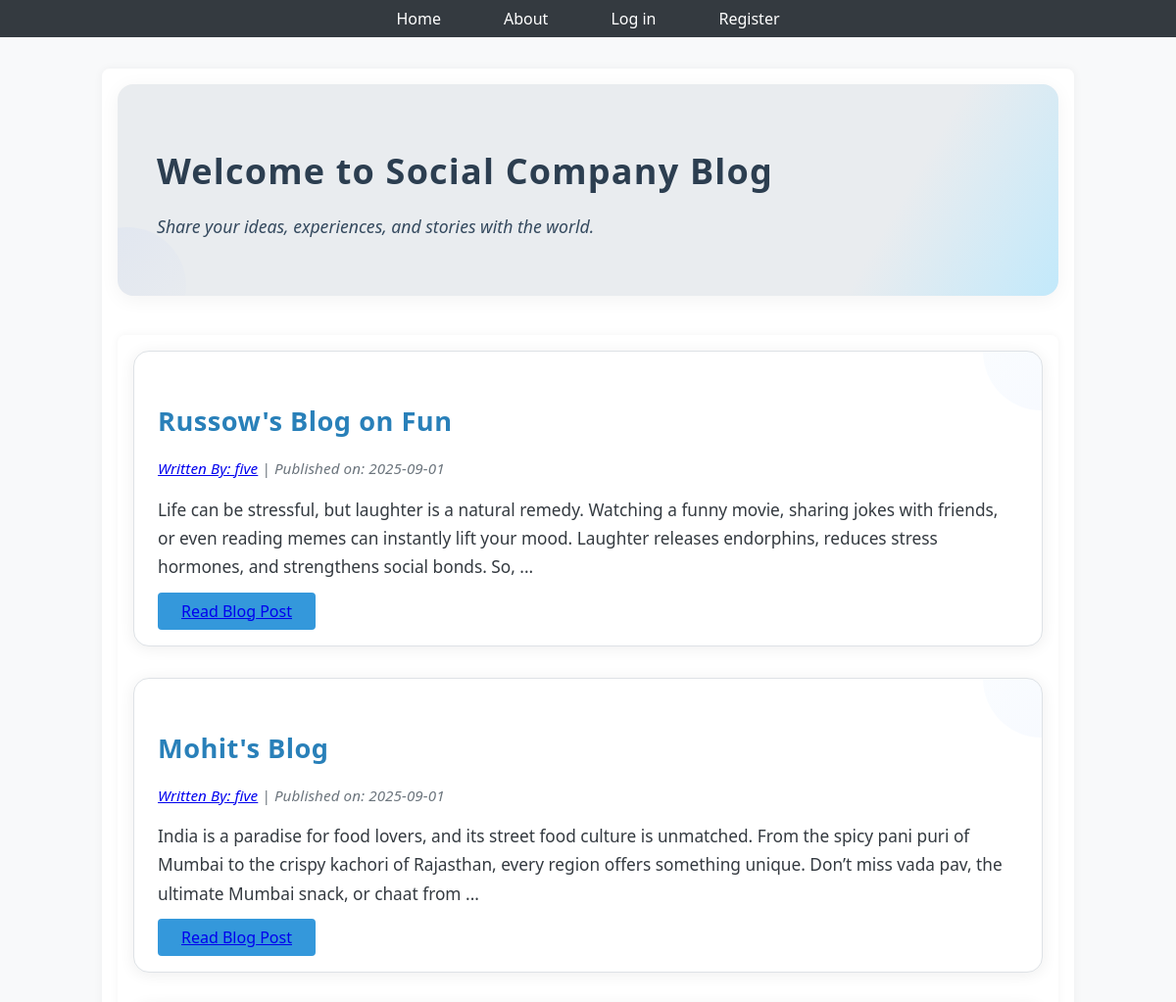
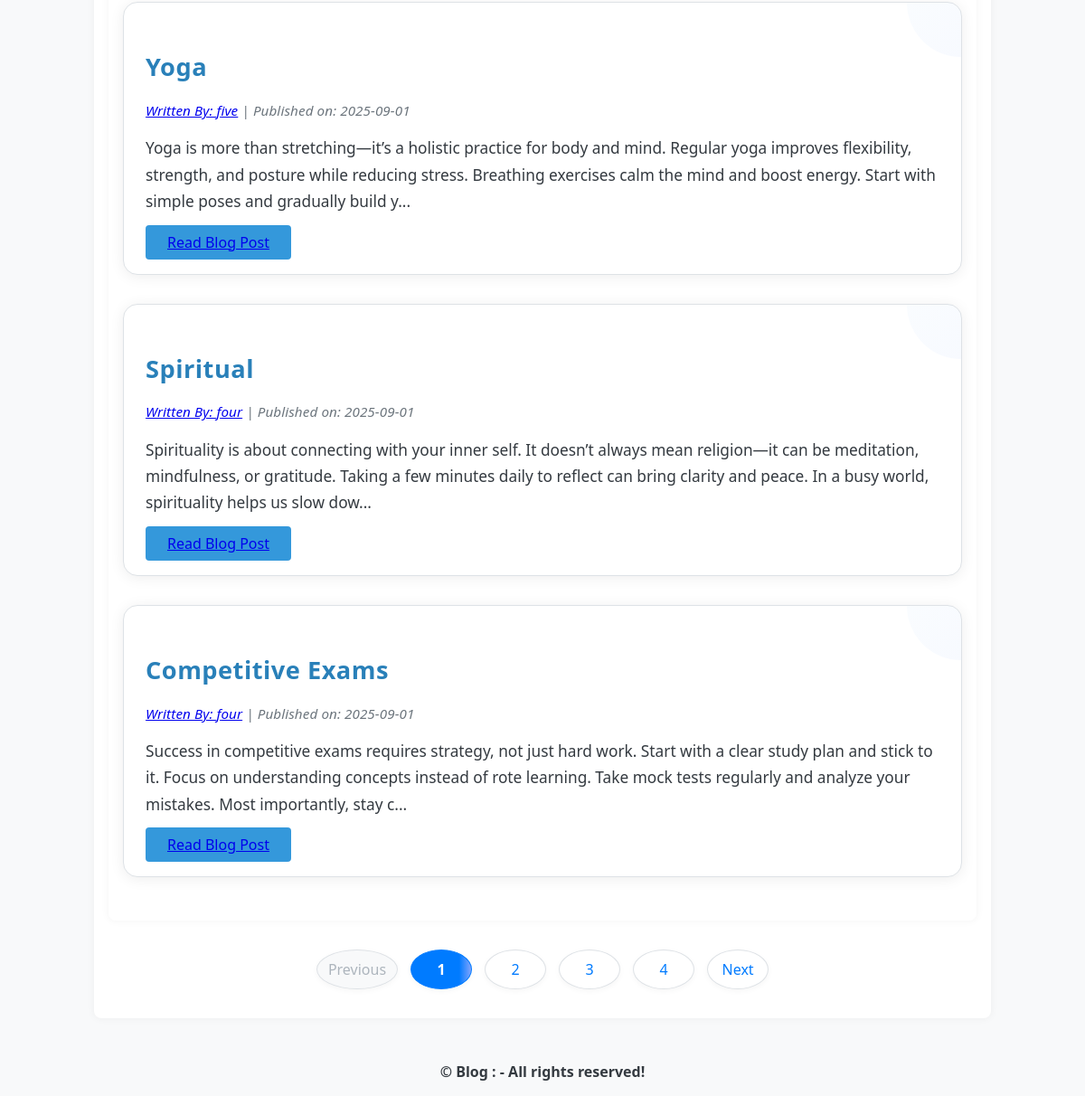
Before: / with the older database file (2 pictures, top to bottom).
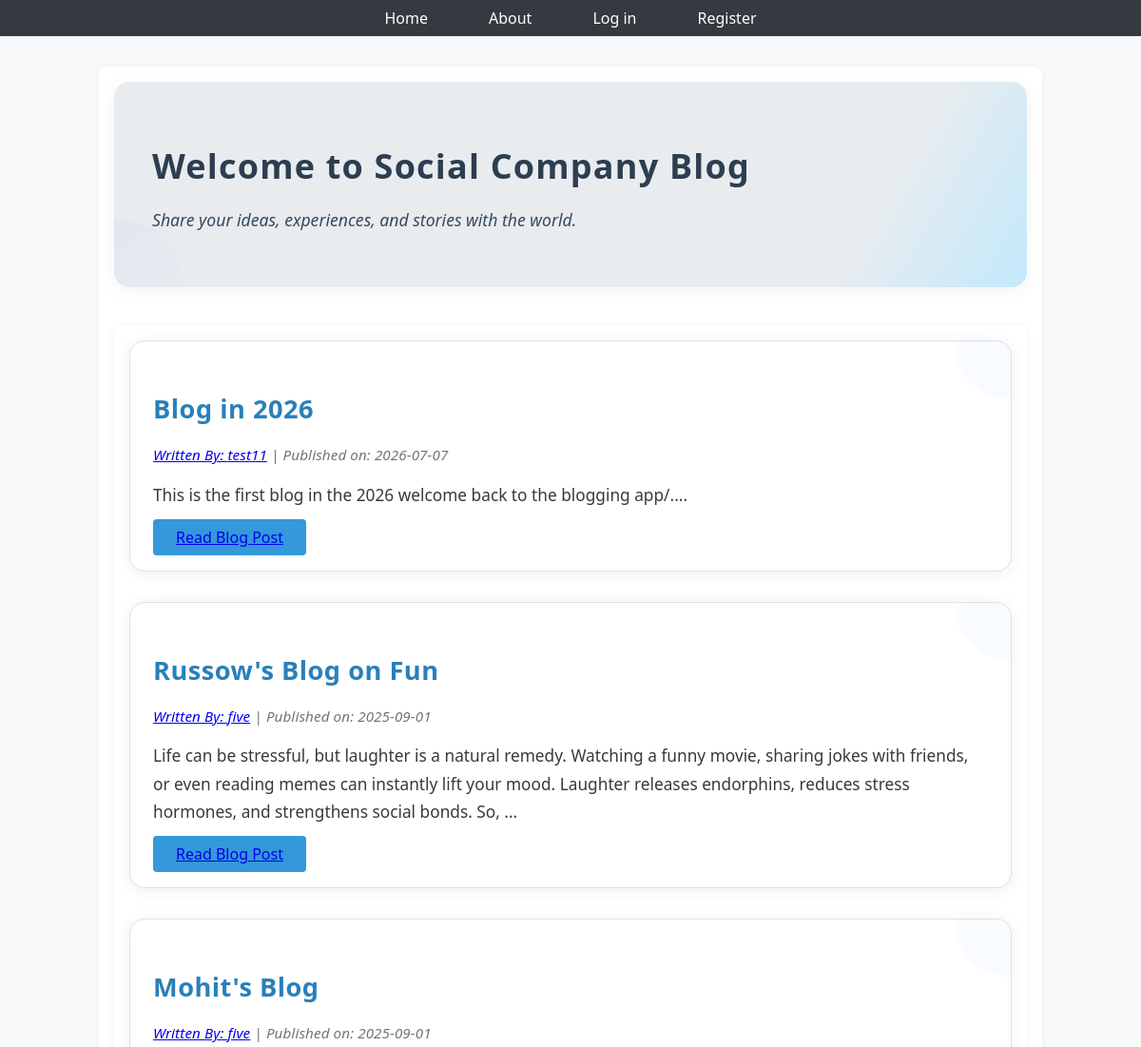
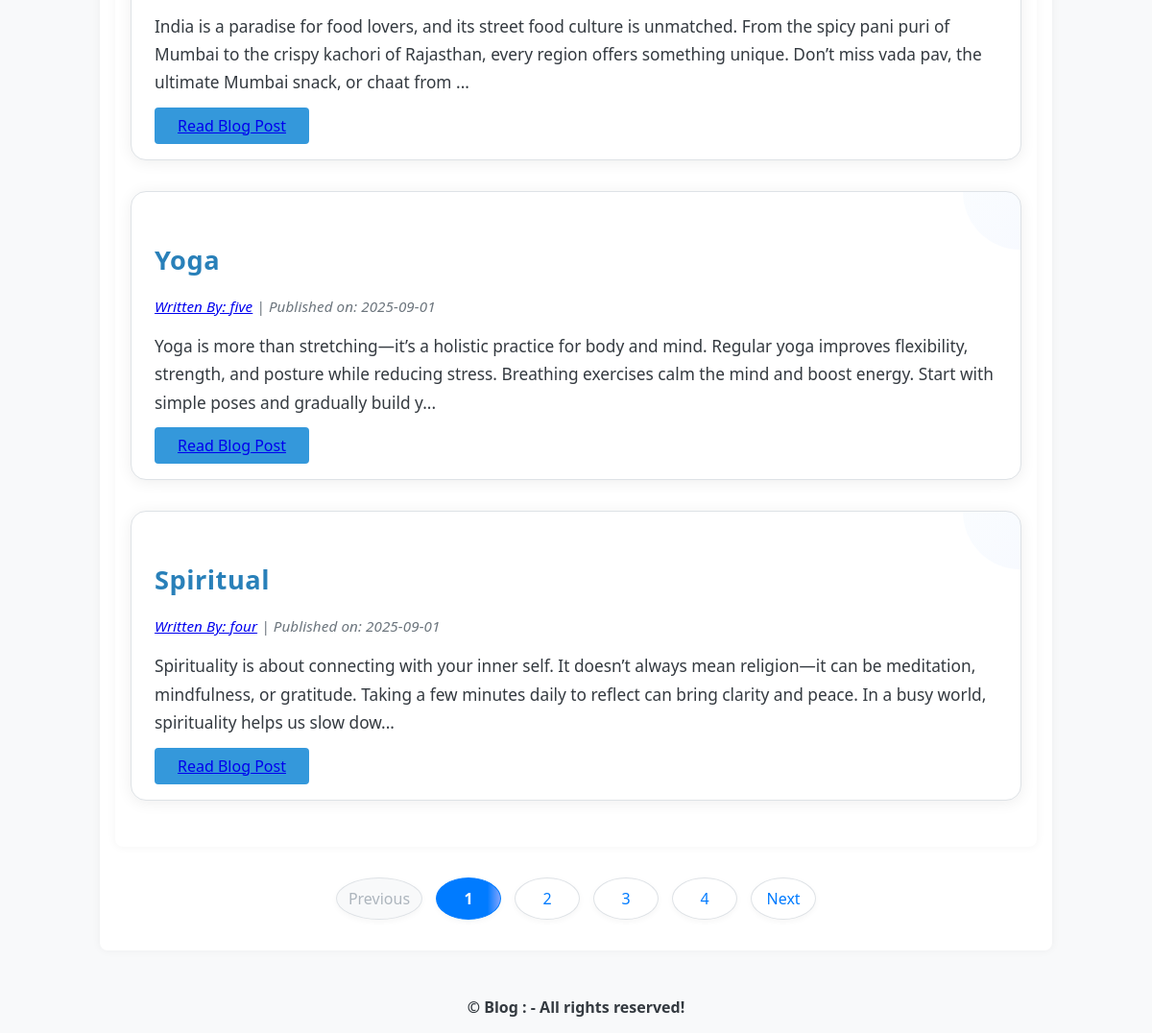
After: the same page with the newer database file (2 pictures, top to bottom).
### puppycompanyblog/models.py (models this page shows, shortened)
class BlogPost(db.Model):
    id = db.Column(db.Integer, primary_key=True)
    user_id = db.Column(db.Integer, db.ForeignKey('users.id'), nullable=False)
    date = db.Column(db.DateTime, nullable=False, default=datetime.utcnow)
    title = db.Column(db.String(140), nullable=False)
    text = db.Column(db.Text, nullable=False)

class User(db.Model, UserMixin):
    __tablename__ = 'users'
    id = db.Column(db.Integer, primary_key=True)
    profile_image = db.Column(db.String(64), nullable=False, default="default_profile.png")
    email = db.Column(db.String(64), index=True, unique=True)
    username = db.Column(db.String(64), index=True, unique=True)
    password_hash = db.Column(db.String(128))
    posts = db.relationship('BlogPost', backref='author', lazy=True)

### puppycompanyblog/core/views.py (the view)
@core.route("/", methods=["GET", "POST"])
def index():
    page=request.args.get('page',1,type=int)
    blog_posts=BlogPost.query.order_by(BlogPost.date.desc()).paginate(page=page,per_page=5)
    return render_template("index.html", blog_posts=blog_posts)

### puppycompanyblog/templates/index.html
{% extends "base.html" %}
{% block content %}
<div class="jumbotron text-center">
    <h1>Welcome to Social Company Blog</h1>
    <p class="lead">Share your ideas, experiences, and stories with the world.</p>
</div>
<div class="container">
    {% if blog_posts.items %}
        {% for post in blog_posts.items %}
            <div class="blog-card">
                <h2>
                    <a class="blog-title" href="{{ url_for('blog_posts.blog_post', blog_post_id=post.id) }}">{{ post.title }}</a>
                </h2>
                <p class="blog-meta">
                    <a href="{{ url_for('users.user_posts', username=post.author.username) }}">Written By: {{ post.author.username }}</a> |
                    Published on: {{ post.date.strftime('%Y-%m-%d') }}
                </p>
                <p class="blog-excerpt">{{ post.text[:250] }}...</p>
                <a class="btn btn-primary" href="{{ url_for('blog_posts.blog_post', blog_post_id=post.id) }}">Read Blog Post</a>
            </div>
        {% endfor %}
    {% else %}
        <p>No blog posts found.</p>
    {% endif %}
</div>
<nav aria-label="Page navigation">
    <ul class="pagination justify-content-center mt-4 custom-pagination">
        <li class="page-item {% if not blog_posts.has_prev %}disabled{% endif %}">
            <a class="page-link" href="{{ url_for('core.index', page=blog_posts.prev_num) if blog_posts.has_prev else '#' }}">
                Previous
            </a>
        </li>
        {% for page_num in blog_posts.iter_pages(left_edge=1, right_edge=1, left_current=2, right_current=2) %}
            {% if page_num %}
                <li class="page-item {% if page_num == blog_posts.page %}active{% endif %}">
                    <a class="page-link" href="{{ url_for('core.index', page=page_num) }}">{{ page_num }}</a>
                </li>
            {% else %}
                <li class="page-item disabled"><span class="page-link">…</span></li>
            {% endif %}
        {% endfor %}
        <li class="page-item {% if not blog_posts.has_next %}disabled{% endif %}">
            <a class="page-link" href="{{ url_for('core.index', page=blog_posts.next_num) if blog_posts.has_next else '#' }}">
                Next
            </a>
        </li>
    </ul>
</nav>
{% endblock %}

### puppycompanyblog/templates/base.html (shortened to what this page needs)
<!DOCTYPE html>
<html lang="en">
<head>
    <link rel="stylesheet" href="{{ url_for('static', filename='style/base.css') }}">
    <link rel="stylesheet" href="{{ url_for('static', filename='style/index.css') }}">
    <link rel="stylesheet" href="{{ url_for('static', filename='style/account.css') }}">
    <link rel="stylesheet" href="{{ url_for('static', filename='style/login.css') }}">
    <link rel="stylesheet" href="{{ url_for('static', filename='style/blog.css') }}">
</head>
<body>
<ul class="nav">
    <li class="nav-item">
        <a class="nav-link" href="{{ url_for('core.index') }}">Home</a>
    </li>
    <li class="nav-item">
        <a class="nav-link" href="{{ url_for('core.info') }}">About</a>
    </li>
    {% if current_user.is_authenticated %}
    <li class="nav-item">
        <a class="nav-link" href="{{ url_for('users.logout') }}">Log out</a>
    </li>
    <li class="nav-item">
        <a class="nav-link" href="{{ url_for('users.account') }}">Account</a>
    </li>
    <li class="nav-item">
        <a class="nav-link" href="{{ url_for('blog_posts.create_post') }}">Create Post</a>
    </li>
    {% else %}
    <li class="nav-item">
        <a class="nav-link" href="{{ url_for('users.login') }}">Log in</a>
    </li>
    <li class="nav-item">
        <a class="nav-link" href="{{ url_for('users.register') }}">Register</a>
    </li>
    {% endif %}
</ul>
<div class="container">
    {% block content %}
    {% endblock %}
</div>
<footer class="bg-light text-center text-lg-start mt-5">
    <div class="text-center p-3 font-weight-bold" style="background-color: #f8f9fa;">
        © {{ current_year }} <span class="text-primary"> Blog : {{title}}-</span> All rights reserved!
    </div>
</footer>
</body>
</html>

### puppycompanyblog/static/style/base.css (style rules this page uses)
body { font-family: 'Segoe UI', Tahoma, Geneva, Verdana, sans-serif; margin: 0; padding: 0; background-color: #f8f9fa; color: #212529; }
.nav { display: flex; justify-content: center; background-color: #343a40; padding: 0.5rem 0; list-style: none; margin: 0; }
.nav-item { margin: 0 1rem; }
.nav-link { color: #ffffff; text-decoration: none; padding: 0.5rem 1rem; transition: background-color 0.3s ease; }
.container { max-width: 960px; margin: 2rem auto; padding: 1rem; background-color: #ffffff; box-shadow: 0 0 10px rgba(0,0,0,0.05); border-radius: 8px; }

### puppycompanyblog/static/style/index.css (style rules this page uses)
.blog-card { background-color: #fff; border: 1px solid #dee2e6; border-radius: 16px; padding: 2rem 1.5rem 1.5rem 1.5rem; margin-bottom: 2rem; box-shadow: 0 2px 16px rgba(0, 0, 0, 0.07); transition: box-shadow 0.3s, transform 0.2s; position: relative; overflow: hidden; }
.blog-card::before { content: ''; position: absolute; top: -60px; right: -60px; width: 120px; height: 120px; background: linear-gradient(135deg, #c2e9fb 0%, #81a4fd 100%); opacity: 0.07; border-radius: 50%; z-index: 0; }
.blog-title { color: #007bff; text-decoration: none; font-size: 1.7rem; font-weight: 700; position: relative; z-index: 1; letter-spacing: 0.5px; transition: color 0.2s; }
.blog-meta { font-size: 0.95rem; color: #6c757d; margin-bottom: 1rem; font-style: italic; letter-spacing: 0.1px; z-index: 1; position: relative; }
.blog-excerpt { font-size: 1.08rem; color: #343a40; margin-bottom: 1.2rem; line-height: 1.7; z-index: 1; position: relative; }
.jumbotron { background: linear-gradient(120deg, #e9ecef 80%, #c2e9fb 100%); padding: 2.5rem 2rem; border-radius: 1rem; margin-bottom: 2.5rem; box-shadow: 0 2px 12px rgba(0,0,0,0.06); position: relative; overflow: hidden; }
.jumbotron::after { content: ''; position: absolute; left: -50px; bottom: -50px; width: 120px; height: 120px; background: linear-gradient(135deg, #81a4fd 0%, #e9ecef 100%); opacity: 0.09; border-radius: 50%; z-index: 0; }
.jumbotron h1 { font-size: 2.6rem; margin-bottom: 0.7rem; font-weight: 700; color: #007bff; letter-spacing: 1.2px; z-index: 1; position: relative; }
.jumbotron .lead { font-size: 1.25rem; color: #495057; font-style: italic; z-index: 1; position: relative; }
.custom-pagination { display: flex; gap: 10px; padding: 0; list-style: none; justify-content: center; align-items: center; }
.custom-pagination .page-item { display: flex; align-items: center; }
.custom-pagination .page-link { min-width: 42px; height: 42px; display: flex; justify-content: center; align-items: center; margin: 0 2px; padding: 0 12px; border-radius: 50%; border: 1.5px solid #dee2e6; background: #fff; color: #007bff; font-weight: 500; transition: background 0.2s, color 0.2s, border-color 0.2s; text-decoration: none; box-shadow: 0 2px 6px rgba(0,0,0,0.04); }
.custom-pagination .page-item.active .page-link { background: linear-gradient(90deg, #007bff 80%, #81a4fd 100%); color: #fff; border-color: #007bff; font-weight: 700; }
.custom-pagination .page-item.disabled .page-link { color: #adb5bd; background: #f8f9fa; cursor: not-allowed; border-color: #dee2e6; }

### puppycompanyblog/static/style/account.css (style rules this page uses)
.btn-primary { background-color: #007bff; border: none; padding: 0.5rem 1.5rem; font-size: 1rem; border-radius: 4px; cursor: pointer; }

### puppycompanyblog/static/style/blog.css (style rules this page uses)
.jumbotron { background-color: #ffffff; padding: 2.5rem; border-radius: 1rem; box-shadow: 0 4px 20px rgba(0, 0, 0, 0.05); }
.jumbotron h1 { font-size: 2.25rem; font-weight: 700; color: #2c3e50; margin-bottom: 1rem; }
.jumbotron p.lead { font-size: 1.1rem; color: #34495e; line-height: 1.6; }
.btn-primary { background-color: #3498db; border-color: #3498db; }
.container h2 a { color: #2980b9; text-decoration: none; }
.pagination { margin-top: 2rem; justify-content: center; }
.page-item.active .page-link { background-color: #3498db; border-color: #3498db; color: white; }
.page-link { color: #3498db; }
footer { font-weight: bold; text-align: center; padding: 1rem 0; background-color: #f8f9fa; color: #343a40; }
footer .text-primary { font-weight: bold; }

Changed rows visible on the page:
no longer on this page (row unchanged): BlogPost: title "Competitive Exams", author.username "four", date "2025-09-01", text "Success in competitive exams requires strategy, not just hard work. Start with a clear study plan and stick to it. Focus on understanding concepts instead of rote learning. Take mock tests regularly and analyze your mistakes. Most importantly, stay c"
added BlogPost: title "Blog in 2026", author.username "test11", date "2026-07-07", text "This is the first blog in the 2026 welcome back to the blogging app/."
